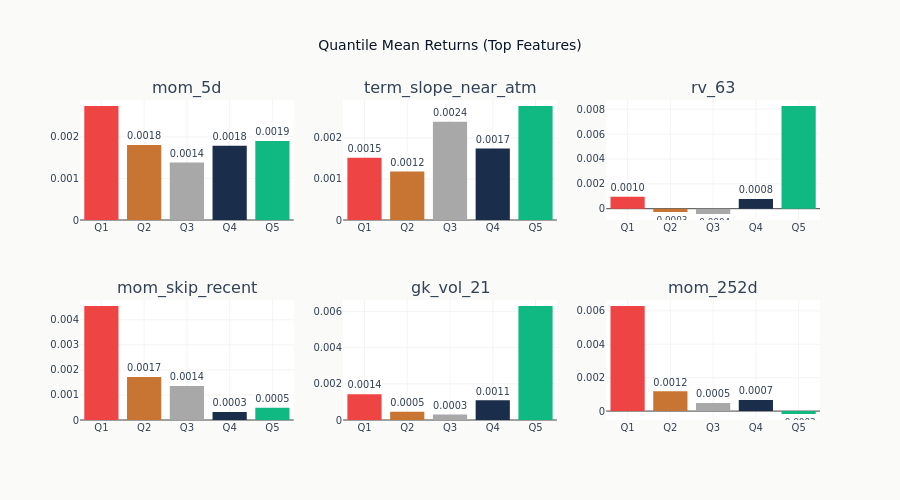

The code cell stored with this chart in its notebook:
### Code cell
if quantile_spreads:
    n_show = min(6, len(quantile_spreads))
    feats_to_show = list(quantile_spreads.keys())[:n_show]
    n_rows_fig = (n_show + 2) // 3
    fig = make_subplots(rows=n_rows_fig, cols=3, subplot_titles=feats_to_show)
    for idx, feat in enumerate(feats_to_show):
        r, c = divmod(idx, 3)
        q_means = quantile_spreads[feat]["q_means"]
        fig.add_trace(
            go.Bar(
                x=[f"Q{i + 1}" for i in range(len(q_means))],
                y=q_means,
                marker_color=[
                    COLORS["negative"],
                    COLORS["copper"],
                    GRAY_FILLS["muted"],
                    COLORS["slate"],
                    COLORS["positive"],
                ],
                showlegend=False,
                text=[f"{m:.4f}" for m in q_means],
                textposition="outside",
            ),
            row=r + 1,
            col=c + 1,
        )
    fig.update_layout(
        template="ml4t",
        height=250 * n_rows_fig,
        width=900,
        title_text="Quantile Mean Returns (Top Features)",
    )
    fig.show()

### Figure 1 — Plotly figure (JSON) as saved in the notebook; plotly's stock layout.template omitted (floating-point values rounded to 4 significant figures)
{"data": [{"marker": {"color": ["#ef4444", "#C87533", "#a8a8a8", "#1a2d4a", "#10b981"]}, "showlegend": false, "text": ["0.0027", "0.0018", "0.0014", "0.0018", "0.0019"], "textposition": "outside", "type": "bar", "x": ["Q1", "Q2", "Q3", "Q4", "Q5"], "xaxis": "x", "y": [0.002744, 0.001804, 0.001382, 0.001788, 0.001899], "yaxis": "y"}, {"marker": {"color": ["#ef4444", "#C87533", "#a8a8a8", "#1a2d4a", "#10b981"]}, "showlegend": false, "text": ["0.0015", "0.0012", "0.0024", "0.0017", "0.0028"], "textposition": "outside", "type": "bar", "x": ["Q1", "Q2", "Q3", "Q4", "Q5"], "xaxis": "x2", "y": [0.001519, 0.001184, 0.002396, 0.001741, 0.00278], "yaxis": "y2"}, {"marker": {"color": ["#ef4444", "#C87533", "#a8a8a8", "#1a2d4a", "#10b981"]}, "showlegend": false, "text": ["0.0010", "-0.0003", "-0.0004", "0.0008", "0.0083"], "textposition": "outside", "type": "bar", "x": ["Q1", "Q2", "Q3", "Q4", "Q5"], "xaxis": "x3", "y": [0.0009661, -0.0002564, -0.0004269, 0.0007884, 0.008259], "yaxis": "y3"}, {"marker": {"color": ["#ef4444", "#C87533", "#a8a8a8", "#1a2d4a", "#10b981"]}, "showlegend": false, "text": ["0.0045", "0.0017", "0.0014", "0.0003", "0.0005"], "textposition": "outside", "type": "bar", "x": ["Q1", "Q2", "Q3", "Q4", "Q5"], "xaxis": "x4", "y": [0.00455, 0.001714, 0.001361, 0.0003202, 0.0004917], "yaxis": "y4"}, {"marker": {"color": ["#ef4444", "#C87533", "#a8a8a8", "#1a2d4a", "#10b981"]}, "showlegend": false, "text": ["0.0014", "0.0005", "0.0003", "0.0011", "0.0063"], "textposition": "outside", "type": "bar", "x": ["Q1", "Q2", "Q3", "Q4", "Q5"], "xaxis": "x5", "y": [0.001428, 0.0004527, 0.0003027, 0.001089, 0.006301], "yaxis": "y5"}, {"marker": {"color": ["#ef4444", "#C87533", "#a8a8a8", "#1a2d4a", "#10b981"]}, "showlegend": false, "text": ["0.0063", "0.0012", "0.0005", "0.0007", "-0.0002"], "textposition": "outside", "type": "bar", "x": ["Q1", "Q2", "Q3", "Q4", "Q5"], "xaxis": "x6", "y": [0.006285, 0.001182, 0.0004771, 0.0006662, -0.0001742], "yaxis": "y6"}], "layout": {"annotations": [{"font": {"size": 16}, "showarrow": false, "text": "mom_5d", "x": 0.1444, "xanchor": "center", "xref": "paper", "y": 1.0, "yanchor": "bottom", "yref": "paper"}, {"font": {"size": 16}, "showarrow": false, "text": "term_slope_near_atm", "x": 0.5, "xanchor": "center", "xref": "paper", "y": 1.0, "yanchor": "bottom", "yref": "paper"}, {"font": {"size": 16}, "showarrow": false, "text": "rv_63", "x": 0.8556, "xanchor": "center", "xref": "paper", "y": 1.0, "yanchor": "bottom", "yref": "paper"}, {"font": {"size": 16}, "showarrow": false, "text": "mom_skip_recent", "x": 0.1444, "xanchor": "center", "xref": "paper", "y": 0.375, "yanchor": "bottom", "yref": "paper"}, {"font": {"size": 16}, "showarrow": false, "text": "gk_vol_21", "x": 0.5, "xanchor": "center", "xref": "paper", "y": 0.375, "yanchor": "bottom", "yref": "paper"}, {"font": {"size": 16}, "showarrow": false, "text": "mom_252d", "x": 0.8556, "xanchor": "center", "xref": "paper", "y": 0.375, "yanchor": "bottom", "yref": "paper"}], "height": 500, "title": {"text": "Quantile Mean Returns (Top Features)"}, "width": 900, "xaxis": {"anchor": "y", "domain": [0.0, 0.2889]}, "xaxis2": {"anchor": "y2", "domain": [0.3556, 0.6444]}, "xaxis3": {"anchor": "y3", "domain": [0.7111, 1.0]}, "xaxis4": {"anchor": "y4", "domain": [0.0, 0.2889]}, "xaxis5": {"anchor": "y5", "domain": [0.3556, 0.6444]}, "xaxis6": {"anchor": "y6", "domain": [0.7111, 1.0]}, "yaxis": {"anchor": "x", "domain": [0.625, 1.0]}, "yaxis2": {"anchor": "x2", "domain": [0.625, 1.0]}, "yaxis3": {"anchor": "x3", "domain": [0.625, 1.0]}, "yaxis4": {"anchor": "x4", "domain": [0.0, 0.375]}, "yaxis5": {"anchor": "x5", "domain": [0.0, 0.375]}, "yaxis6": {"anchor": "x6", "domain": [0.0, 0.375]}}}
